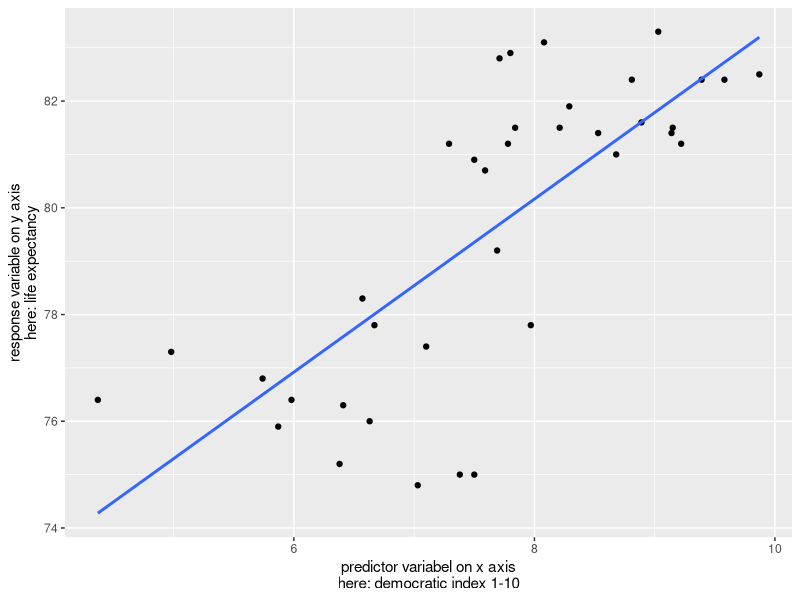
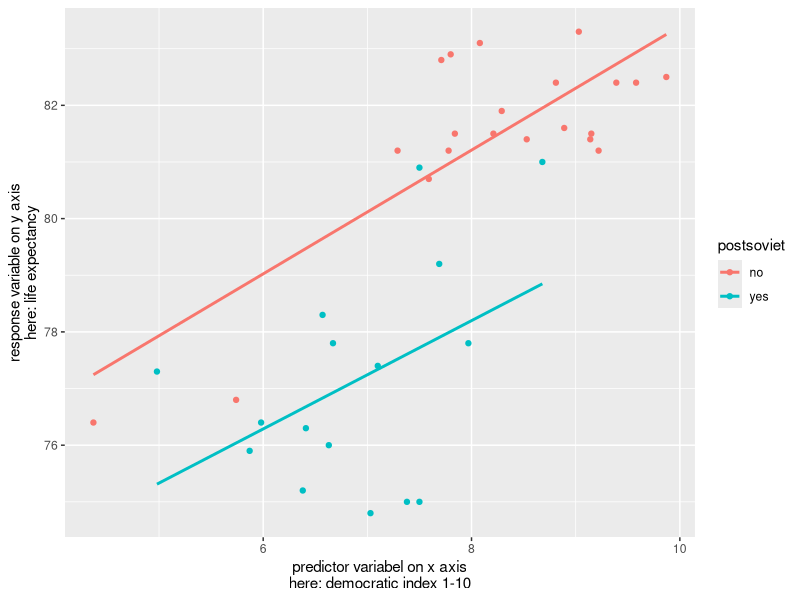
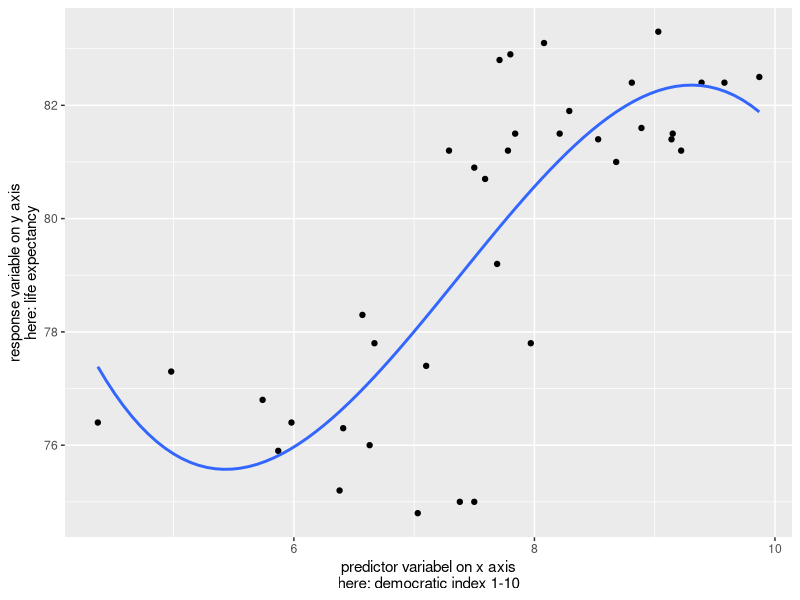
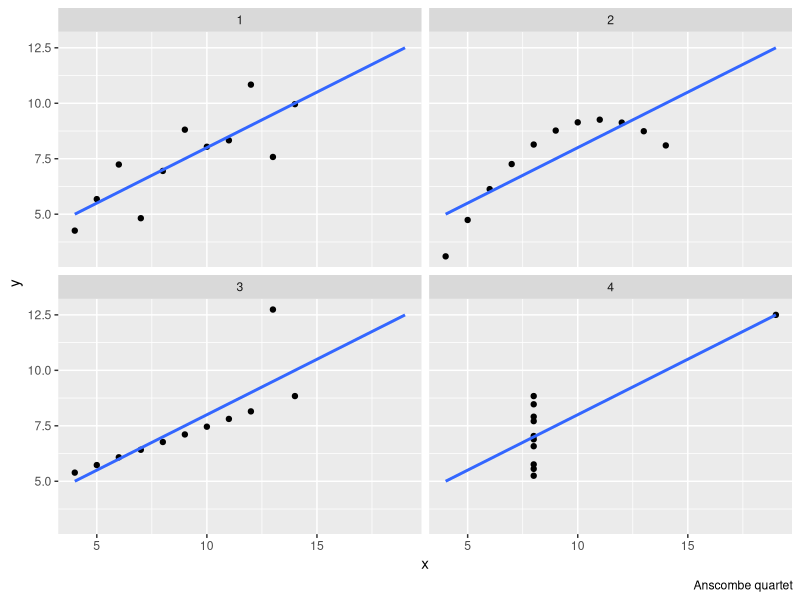
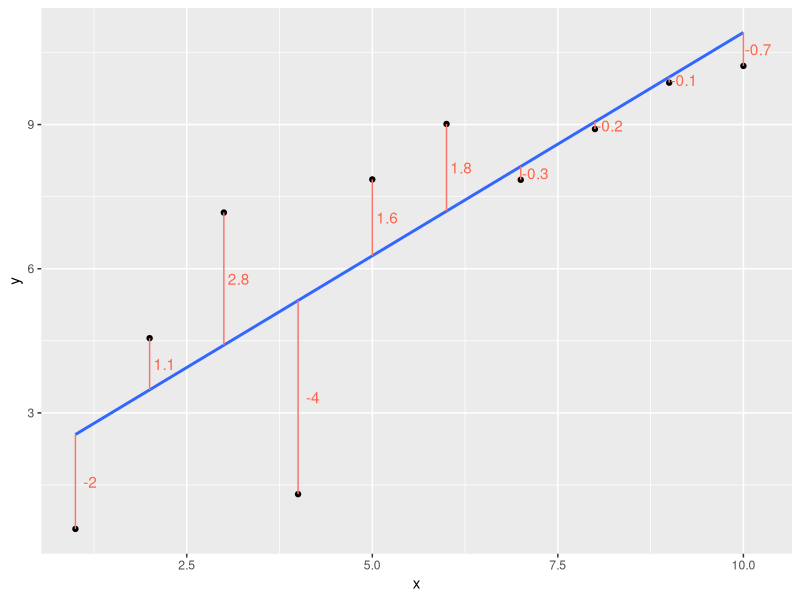

Generate these figures, in order, with R:
## ---- chunk 1
knitr::opts_chunk$set(echo = FALSE)

library(tidyverse)
library(here)
## ---- chunk 2

countries <- read.csv(here("data", "countries.csv"))

countries %>%
  ggplot(aes(x= dem_index, y = life_exp)) +
  geom_point()+
  geom_smooth(method = "lm", se = FALSE) +
  labs(x = "predictor variabel on x axis\nhere: democratic index 1-10",
       y = "response variable on y axis\nhere: life expectancy") 

  
## ---- chunk 3

countries <- read.csv(here("data", "countries.csv"))

countries %>%
  ggplot(aes(x= dem_index, y = life_exp, color = postsoviet)) +
  geom_point()+
  geom_smooth(method = "lm", se = FALSE) +
  labs(x = "predictor variabel on x axis\nhere: democratic index 1-10",
       y = "response variable on y axis\nhere: life expectancy")

countries %>%
  ggplot(aes(x= dem_index, y = life_exp)) +
  geom_point()+
  geom_smooth(method = "lm", se = FALSE, formula = y ~ poly(x,3)) +
  labs(x = "predictor variabel on x axis\nhere: democratic index 1-10",
       y = "response variable on y axis\nhere: life expectancy")
## ---- chunk 4

dat <- datasets::anscombe
datLong <- data.frame(
    group  = rep(1:4, each = 11),
    x = unlist(dat[,c(1:4)]),
    y = unlist(dat[,c(5:8)])
    )
rownames(datLong) <- NULL

datLong %>% 
  ggplot(aes(x=x, y=y))+
  geom_point()+
  geom_smooth(method = "lm", se = FALSE, fullrange = TRUE)+
  facet_wrap(~group)+
  labs(caption = "Anscombe quartet")

## ---- chunk 5
set.seed(1234)

ss_df = tibble::tibble(x = 1:10,
                       y = 2 + x + rnorm(n = 10, sd = 2))

ss_mod = lm(y ~ x, data = ss_df)
ss_df$pred = predict(ss_mod)
ss_df$label_pos = ifelse(ss_df$pred < ss_df$y,
                         ss_df$pred + (ss_df$y - ss_df$pred) / 2,
                         ss_df$pred - (ss_df$pred - ss_df$y) / 2)
ss_df$res = ss_df$y - ss_df$pred

ggplot(ss_df,aes(x = x, y = y, label = round(y - pred, 1))) +
  geom_point() +
  geom_smooth(method = "lm", se = F) +
  geom_segment(aes(xend = x, yend = pred, color = "tomato"), show.legend = F) +
  geom_text(aes(x = x, y = label_pos), nudge_x = 0.2, color = "tomato")
  
